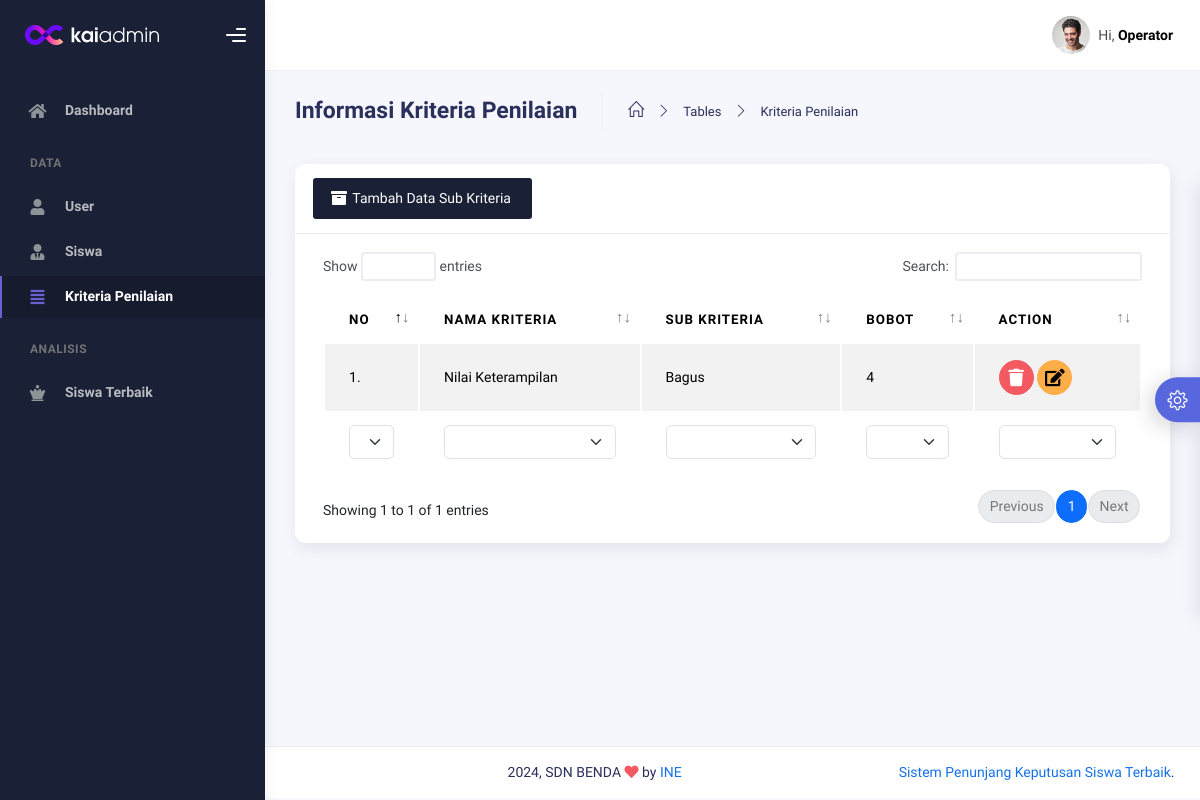
The app's page /Operator/cKriteria (signed in) with its own data.
### tables this page shows
CREATE TABLE `kriteria` (
  `id_kriteria` int(11) NOT NULL,
  `nama_kriteria` varchar(125) NOT NULL,
  `sub_kriteria` varchar(125) NOT NULL,
  `bobot` int(11) NOT NULL
);

### application/controllers/Operator/cKriteria.php (called while the page is built, shortened)
<?php
class cKriteria extends CI_Controller
{
	public function __construct()
	{
		$this->load->model('mKriteria');
	}
	public function index()
	{
		$data = array(
			'kriteria' => $this->mKriteria->select()
		);
		$this->load->view('Operator/Layout/head');
		$this->load->view('Operator/Layout/sidebar');
		$this->load->view('Operator/vKriteria', $data);
		$this->load->view('Operator/Layout/footer');
	}
}

### index.php (called while the page is built, shortened)
<?php
require_once BASEPATH.'core/CodeIgniter.php';

### application/models/mKriteria.php (called while the page is built, shortened)
<?php
class mKriteria extends CI_Model
{
	public function select()
	{
		$this->db->select('*');
		$this->db->from('kriteria');
		return $this->db->get()->result();
	}
}

### application/views/Operator/vKriteria.php (the view, shortened to what this page needs)
<div class="container">
	<div class="page-inner">
		<div class="page-header">
			<h3 class="fw-bold mb-3">Informasi Kriteria Penilaian</h3>
			<ul class="breadcrumbs mb-3">
				<li class="nav-home">
					<a href="#">
						<i class="icon-home"></i>
					</a>
				</li>
				<li class="separator">
					<i class="icon-arrow-right"></i>
				</li>
				<li class="nav-item">
					<a href="#">Tables</a>
				</li>
				<li class="separator">
					<i class="icon-arrow-right"></i>
				</li>
				<li class="nav-item">
					<a href="#">Kriteria Penilaian</a>
				</li>
			</ul>
		</div>
		<div class="row">
			<div class="col-md-12">
				<div class="card">
					<div class="card-header">
						<button type="button" class="btn btn-black" data-bs-toggle="modal" data-bs-target="#exampleModal">
							<span class="btn-label">
							</span>
							Tambah Data Sub Kriteria
						</button>
					</div>
					<div class="card-body">
						<div class="table-responsive">
							<table id="multi-filter-select" class="display table table-striped table-hover">
								<thead>
									<tr>
										<th>No</th>
										<th>Nama Kriteria</th>
										<th>Sub kriteria</th>
										<th>Bobot</th>
										<th>Action</th>
									</tr>
								</thead>
								<tfoot>
									<tr>
										<th>No</th>
										<th>Nama Kriteria</th>
										<th>Sub kriteria</th>
										<th>Bobot</th>
										<th>Action</th>
									</tr>
								</tfoot>
								<tbody>
									<?php
									$no = 1;
									foreach ($kriteria as $key => $value) {
									?>
										<tr>
											<td><?= $no++ ?>.</td>
											<td><?= $value->nama_kriteria ?></td>
											<td><?= $value->sub_kriteria ?></td>
											<td><?= $value->bobot ?></td>
											<td><a href="<?= base_url('Operator/cKriteria/delete/' . $value->id_kriteria) ?>" class="btn btn-icon btn-round btn-danger">
													<i class="fa fa-trash"></i>
												</a>
												<button type="button" class="btn btn-icon btn-round btn-warning" data-bs-toggle="modal" data-bs-target="#edit<?= $value->id_kriteria ?>">
													<i class="fa fa-edit"></i>
												</button>
											</td>
										</tr>
									<?php
									}
									?>
								</tbody>
							</table>
						</div>
					</div>
				</div>
			</div>
		</div>
	</div>
</div>

### records on screen
kriteria: nama_kriteria "Nilai Keterampilan", sub_kriteria "Bagus", bobot "4"
